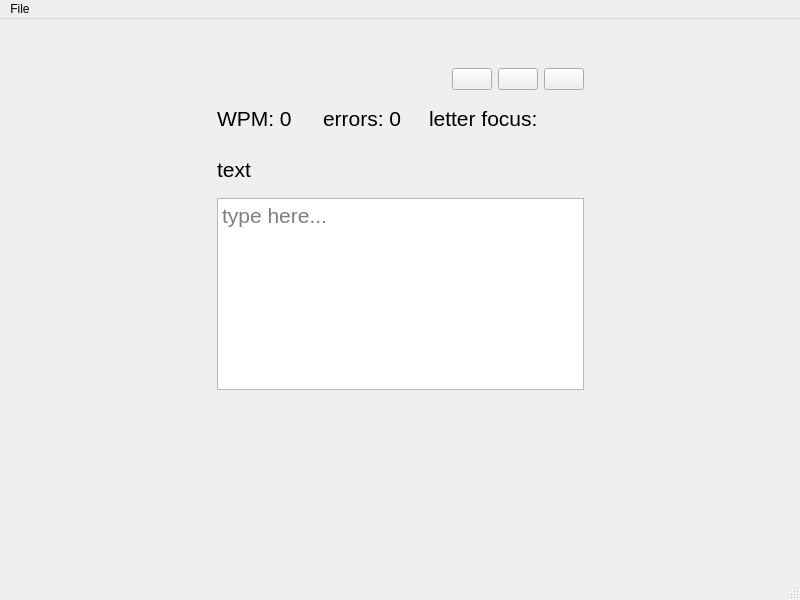
<?xml version="1.0" encoding="UTF-8"?>
<ui version="4.0">
 <class>MainWindow</class>
 <widget class="QMainWindow" name="MainWindow">
  <property name="geometry">
   <rect>
    <x>0</x>
    <y>0</y>
    <width>800</width>
    <height>600</height>
   </rect>
  </property>
  <property name="windowTitle">
   <string>KeyboardQt</string>
  </property>
  <property name="windowIcon">
   <iconset resource="resources/resources.qrc">
    <normaloff>:/keyboard_fill.png</normaloff>:/keyboard_fill.png</iconset>
  </property>
  <widget class="QWidget" name="centralwidget">
   <layout class="QHBoxLayout" name="horizontalLayout_4">
    <item>
     <spacer name="horizontalSpacer_6">
      <property name="orientation">
       <enum>Qt::Horizontal</enum>
      </property>
      <property name="sizeType">
       <enum>QSizePolicy::Expanding</enum>
      </property>
      <property name="sizeHint" stdset="0">
       <size>
        <width>40</width>
        <height>20</height>
       </size>
      </property>
     </spacer>
    </item>
    <item>
     <layout class="QVBoxLayout" name="verticalLayout_3">
      <item>
       <spacer name="verticalSpacer_3">
        <property name="orientation">
         <enum>Qt::Vertical</enum>
        </property>
        <property name="sizeType">
         <enum>QSizePolicy::Preferred</enum>
        </property>
        <property name="sizeHint" stdset="0">
         <size>
          <width>20</width>
          <height>40</height>
         </size>
        </property>
       </spacer>
      </item>
      <item>
       <layout class="QHBoxLayout" name="horizontalLayout_5">
        <item>
         <spacer name="horizontalSpacer">
          <property name="orientation">
           <enum>Qt::Horizontal</enum>
          </property>
          <property name="sizeHint" stdset="0">
           <size>
            <width>40</width>
            <height>20</height>
           </size>
          </property>
         </spacer>
        </item>
        <item>
         <widget class="QPushButton" name="button_reload">
          <property name="text">
           <string/>
          </property>
          <property name="icon">
           <iconset resource="resources/resources.qrc">
            <normaloff>:/reload.png</normaloff>:/reload.png</iconset>
          </property>
         </widget>
        </item>
        <item>
         <widget class="QPushButton" name="button_settings">
          <property name="sizePolicy">
           <sizepolicy hsizetype="Fixed" vsizetype="Fixed">
            <horstretch>0</horstretch>
            <verstretch>0</verstretch>
           </sizepolicy>
          </property>
          <property name="text">
           <string/>
          </property>
          <property name="icon">
           <iconset resource="resources/resources.qrc">
            <normaloff>:/settings.png</normaloff>:/settings.png</iconset>
          </property>
         </widget>
        </item>
        <item>
         <widget class="QPushButton" name="button_info">
          <property name="sizePolicy">
           <sizepolicy hsizetype="Fixed" vsizetype="Fixed">
            <horstretch>0</horstretch>
            <verstretch>0</verstretch>
           </sizepolicy>
          </property>
          <property name="text">
           <string/>
          </property>
          <property name="icon">
           <iconset resource="resources/resources.qrc">
            <normaloff>:/info.png</normaloff>:/info.png</iconset>
          </property>
         </widget>
        </item>
       </layout>
      </item>
      <item>
       <spacer name="verticalSpacer_5">
        <property name="orientation">
         <enum>Qt::Vertical</enum>
        </property>
        <property name="sizeType">
         <enum>QSizePolicy::Fixed</enum>
        </property>
        <property name="sizeHint" stdset="0">
         <size>
          <width>20</width>
          <height>10</height>
         </size>
        </property>
       </spacer>
      </item>
      <item>
       <layout class="QHBoxLayout" name="horizontalLayout_6">
        <item>
         <widget class="QLabel" name="label_wpm">
          <property name="sizePolicy">
           <sizepolicy hsizetype="Fixed" vsizetype="Preferred">
            <horstretch>0</horstretch>
            <verstretch>0</verstretch>
           </sizepolicy>
          </property>
          <property name="minimumSize">
           <size>
            <width>100</width>
            <height>0</height>
           </size>
          </property>
          <property name="font">
           <font>
            <pointsize>16</pointsize>
           </font>
          </property>
          <property name="text">
           <string>WPM: 0</string>
          </property>
         </widget>
        </item>
        <item>
         <widget class="QLabel" name="label_errors">
          <property name="sizePolicy">
           <sizepolicy hsizetype="Fixed" vsizetype="Preferred">
            <horstretch>0</horstretch>
            <verstretch>0</verstretch>
           </sizepolicy>
          </property>
          <property name="minimumSize">
           <size>
            <width>100</width>
            <height>0</height>
           </size>
          </property>
          <property name="font">
           <font>
            <pointsize>16</pointsize>
           </font>
          </property>
          <property name="text">
           <string>errors: 0</string>
          </property>
         </widget>
        </item>
        <item>
         <widget class="QLabel" name="label_focus">
          <property name="font">
           <font>
            <pointsize>16</pointsize>
           </font>
          </property>
          <property name="text">
           <string>letter focus: </string>
          </property>
         </widget>
        </item>
        <item>
         <spacer name="horizontalSpacer_8">
          <property name="orientation">
           <enum>Qt::Horizontal</enum>
          </property>
          <property name="sizeHint" stdset="0">
           <size>
            <width>40</width>
            <height>20</height>
           </size>
          </property>
         </spacer>
        </item>
       </layout>
      </item>
      <item>
       <spacer name="verticalSpacer_2">
        <property name="orientation">
         <enum>Qt::Vertical</enum>
        </property>
        <property name="sizeType">
         <enum>QSizePolicy::Fixed</enum>
        </property>
        <property name="sizeHint" stdset="0">
         <size>
          <width>20</width>
          <height>20</height>
         </size>
        </property>
       </spacer>
      </item>
      <item>
       <widget class="QLabel" name="label_text">
        <property name="sizePolicy">
         <sizepolicy hsizetype="Minimum" vsizetype="Minimum">
          <horstretch>0</horstretch>
          <verstretch>0</verstretch>
         </sizepolicy>
        </property>
        <property name="font">
         <font>
          <pointsize>16</pointsize>
         </font>
        </property>
        <property name="text">
         <string>text</string>
        </property>
        <property name="alignment">
         <set>Qt::AlignJustify|Qt::AlignVCenter</set>
        </property>
        <property name="wordWrap">
         <bool>true</bool>
        </property>
       </widget>
      </item>
      <item>
       <spacer name="verticalSpacer_4">
        <property name="orientation">
         <enum>Qt::Vertical</enum>
        </property>
        <property name="sizeType">
         <enum>QSizePolicy::Fixed</enum>
        </property>
        <property name="sizeHint" stdset="0">
         <size>
          <width>20</width>
          <height>10</height>
         </size>
        </property>
       </spacer>
      </item>
      <item>
       <widget class="QTextEdit" name="inputbox">
        <property name="font">
         <font>
          <pointsize>16</pointsize>
         </font>
        </property>
        <property name="autoFillBackground">
         <bool>false</bool>
        </property>
        <property name="placeholderText">
         <string>type here...</string>
        </property>
       </widget>
      </item>
      <item>
       <spacer name="verticalSpacer">
        <property name="orientation">
         <enum>Qt::Vertical</enum>
        </property>
        <property name="sizeHint" stdset="0">
         <size>
          <width>20</width>
          <height>40</height>
         </size>
        </property>
       </spacer>
      </item>
     </layout>
    </item>
    <item>
     <spacer name="horizontalSpacer_7">
      <property name="orientation">
       <enum>Qt::Horizontal</enum>
      </property>
      <property name="sizeType">
       <enum>QSizePolicy::Expanding</enum>
      </property>
      <property name="sizeHint" stdset="0">
       <size>
        <width>40</width>
        <height>20</height>
       </size>
      </property>
     </spacer>
    </item>
   </layout>
  </widget>
  <widget class="QStatusBar" name="statusbar"/>
  <widget class="QMenuBar" name="menuBar">
   <property name="geometry">
    <rect>
     <x>0</x>
     <y>0</y>
     <width>800</width>
     <height>22</height>
    </rect>
   </property>
   <widget class="QMenu" name="menuFile">
    <property name="title">
     <string>File</string>
    </property>
    <addaction name="actionReload"/>
    <addaction name="actionProperties"/>
    <addaction name="actionExit"/>
   </widget>
   <addaction name="menuFile"/>
  </widget>
  <action name="actionProperties">
   <property name="text">
    <string>Properties</string>
   </property>
  </action>
  <action name="actionReload">
   <property name="text">
    <string>Reload</string>
   </property>
  </action>
  <action name="actionExit">
   <property name="text">
    <string>Exit</string>
   </property>
  </action>
 </widget>
 <resources>
  <include location="resources/resources.qrc"/>
 </resources>
 <connections/>
</ui>
